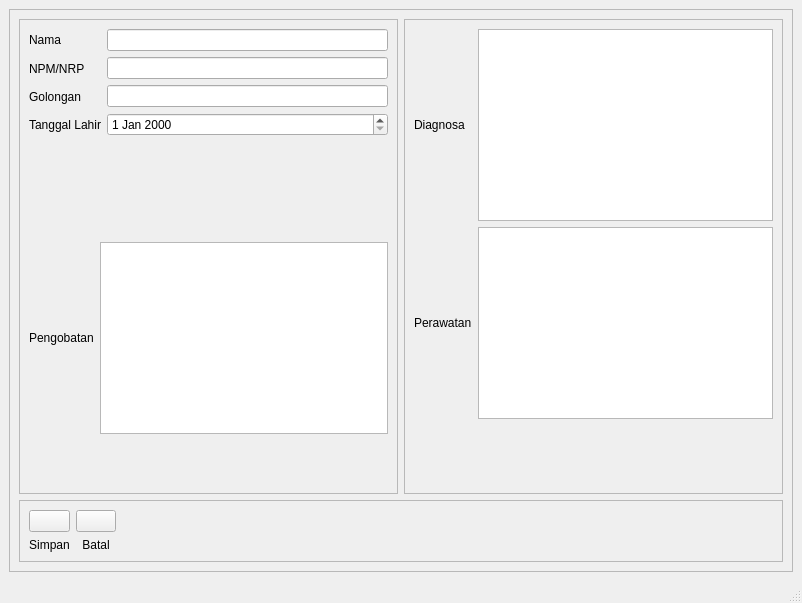
<?xml version="1.0" encoding="UTF-8"?>
<ui version="4.0">
 <class>MainWindow</class>
 <widget class="QMainWindow" name="MainWindow">
  <property name="geometry">
   <rect>
    <x>0</x>
    <y>0</y>
    <width>802</width>
    <height>603</height>
   </rect>
  </property>
  <property name="windowTitle">
   <string>MainWindow</string>
  </property>
  <widget class="QWidget" name="centralwidget">
   <layout class="QGridLayout" name="gridLayout">
    <item row="0" column="1">
     <widget class="QFrame" name="frame">
      <property name="frameShape">
       <enum>QFrame::StyledPanel</enum>
      </property>
      <property name="frameShadow">
       <enum>QFrame::Raised</enum>
      </property>
      <layout class="QGridLayout" name="gridLayout_6">
       <item row="1" column="0" colspan="2">
        <widget class="QFrame" name="frame_2">
         <property name="frameShape">
          <enum>QFrame::StyledPanel</enum>
         </property>
         <property name="frameShadow">
          <enum>QFrame::Raised</enum>
         </property>
         <layout class="QGridLayout" name="gridLayout_2">
          <item row="0" column="1">
           <layout class="QVBoxLayout" name="verticalLayout_2">
            <item>
             <widget class="QPushButton" name="pushButton_2">
              <property name="text">
               <string/>
              </property>
              <property name="icon">
               <iconset resource="img_rsc.qrc">
                <normaloff>:/images/img/silang.png</normaloff>:/images/img/silang.png</iconset>
              </property>
              <property name="iconSize">
               <size>
                <width>60</width>
                <height>60</height>
               </size>
              </property>
             </widget>
            </item>
            <item>
             <widget class="QLabel" name="label_8">
              <property name="text">
               <string>Batal</string>
              </property>
              <property name="alignment">
               <set>Qt::AlignCenter</set>
              </property>
             </widget>
            </item>
           </layout>
          </item>
          <item row="0" column="2">
           <spacer name="horizontalSpacer">
            <property name="orientation">
             <enum>Qt::Horizontal</enum>
            </property>
            <property name="sizeHint" stdset="0">
             <size>
              <width>270</width>
              <height>20</height>
             </size>
            </property>
           </spacer>
          </item>
          <item row="0" column="0">
           <layout class="QVBoxLayout" name="verticalLayout_3">
            <item>
             <widget class="QPushButton" name="pushButton">
              <property name="text">
               <string/>
              </property>
              <property name="icon">
               <iconset resource="img_rsc.qrc">
                <normaloff>:/images/img/centang.png</normaloff>:/images/img/centang.png</iconset>
              </property>
              <property name="iconSize">
               <size>
                <width>60</width>
                <height>60</height>
               </size>
              </property>
             </widget>
            </item>
            <item>
             <widget class="QLabel" name="label_3">
              <property name="text">
               <string>Simpan</string>
              </property>
              <property name="alignment">
               <set>Qt::AlignCenter</set>
              </property>
             </widget>
            </item>
           </layout>
          </item>
         </layout>
        </widget>
       </item>
       <item row="0" column="0">
        <widget class="QFrame" name="frame_3">
         <property name="frameShape">
          <enum>QFrame::StyledPanel</enum>
         </property>
         <property name="frameShadow">
          <enum>QFrame::Raised</enum>
         </property>
         <layout class="QGridLayout" name="gridLayout_5">
          <item row="0" column="0" colspan="2">
           <layout class="QHBoxLayout" name="horizontalLayout">
            <item>
             <layout class="QGridLayout" name="gridLayout_3">
              <item row="0" column="0">
               <widget class="QLabel" name="label_9">
                <property name="text">
                 <string>Nama</string>
                </property>
               </widget>
              </item>
              <item row="1" column="0">
               <widget class="QLabel" name="label">
                <property name="text">
                 <string>NPM/NRP</string>
                </property>
               </widget>
              </item>
              <item row="2" column="0">
               <widget class="QLabel" name="label_4">
                <property name="text">
                 <string>Golongan</string>
                </property>
               </widget>
              </item>
              <item row="3" column="0">
               <widget class="QLabel" name="label_2">
                <property name="text">
                 <string>Tanggal Lahir</string>
                </property>
               </widget>
              </item>
             </layout>
            </item>
            <item>
             <layout class="QVBoxLayout" name="verticalLayout">
              <item>
               <widget class="QLineEdit" name="lineEdit"/>
              </item>
              <item>
               <widget class="QLineEdit" name="lineEdit_2"/>
              </item>
              <item>
               <widget class="QLineEdit" name="lineEdit_7"/>
              </item>
              <item>
               <widget class="QDateEdit" name="dateEdit"/>
              </item>
             </layout>
            </item>
           </layout>
          </item>
          <item row="1" column="0">
           <layout class="QVBoxLayout" name="verticalLayout_4">
            <item>
             <widget class="QLabel" name="label_14">
              <property name="text">
               <string/>
              </property>
             </widget>
            </item>
            <item>
             <widget class="QLabel" name="label_12">
              <property name="text">
               <string/>
              </property>
             </widget>
            </item>
            <item>
             <widget class="QLabel" name="label_15">
              <property name="text">
               <string/>
              </property>
             </widget>
            </item>
            <item>
             <widget class="QLabel" name="label_10">
              <property name="text">
               <string/>
              </property>
             </widget>
            </item>
            <item>
             <widget class="QLabel" name="label_13">
              <property name="text">
               <string/>
              </property>
             </widget>
            </item>
           </layout>
          </item>
          <item row="2" column="0">
           <widget class="QLabel" name="label_7">
            <property name="text">
             <string>Pengobatan</string>
            </property>
           </widget>
          </item>
          <item row="2" column="1">
           <widget class="QTextEdit" name="textEdit"/>
          </item>
          <item row="3" column="1">
           <spacer name="verticalSpacer_2">
            <property name="orientation">
             <enum>Qt::Vertical</enum>
            </property>
            <property name="sizeHint" stdset="0">
             <size>
              <width>20</width>
              <height>13</height>
             </size>
            </property>
           </spacer>
          </item>
         </layout>
        </widget>
       </item>
       <item row="0" column="1">
        <widget class="QFrame" name="frame_4">
         <property name="frameShape">
          <enum>QFrame::StyledPanel</enum>
         </property>
         <property name="frameShadow">
          <enum>QFrame::Raised</enum>
         </property>
         <layout class="QGridLayout" name="gridLayout_4">
          <item row="0" column="0">
           <widget class="QLabel" name="label_5">
            <property name="text">
             <string>Diagnosa</string>
            </property>
           </widget>
          </item>
          <item row="0" column="1">
           <widget class="QTextEdit" name="textEdit_2"/>
          </item>
          <item row="1" column="0">
           <widget class="QLabel" name="label_6">
            <property name="text">
             <string>Perawatan</string>
            </property>
           </widget>
          </item>
          <item row="1" column="1">
           <widget class="QPlainTextEdit" name="plainTextEdit"/>
          </item>
          <item row="2" column="1">
           <spacer name="verticalSpacer">
            <property name="orientation">
             <enum>Qt::Vertical</enum>
            </property>
            <property name="sizeHint" stdset="0">
             <size>
              <width>20</width>
              <height>11</height>
             </size>
            </property>
           </spacer>
          </item>
         </layout>
        </widget>
       </item>
      </layout>
     </widget>
    </item>
   </layout>
  </widget>
  <widget class="QMenuBar" name="menubar">
   <property name="geometry">
    <rect>
     <x>0</x>
     <y>0</y>
     <width>802</width>
     <height>21</height>
    </rect>
   </property>
  </widget>
  <widget class="QStatusBar" name="statusbar"/>
 </widget>
 <resources>
  <include location="img_rsc.qrc"/>
 </resources>
 <connections/>
</ui>
